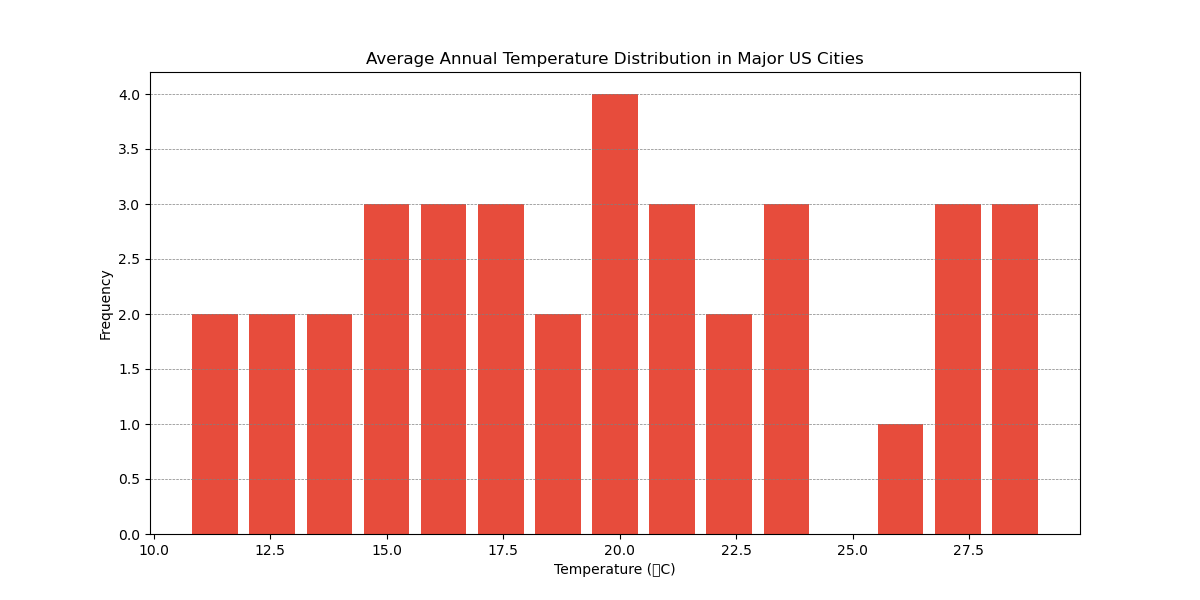

Here is the Python script that generated this plot:

import matplotlib.pyplot as plt

# Data Points
temperatures = [
    15.2, 18.3, 20.1, 16.4, 14.6, 12.1, 25.7, 22.9, 11.9, 27.3, 28.4, 21.6,
    19.8, 24.1, 17.2, 22.3, 14.8, 10.7, 19.3, 16.1, 23.5, 18.7, 15.9, 26.8,
    23.9, 21.4, 18.0, 27.5, 12.4, 13.6, 14.3, 20.9, 17.4, 19.5, 27.9, 29.1
]

# Histogram Configuration
plt.figure(figsize=(12, 6))  # Width and height of the chart
plt.hist(temperatures, bins=15, orientation='vertical', color='#e74c3c', rwidth=0.8)  # Color and bar width
plt.title('Average Annual Temperature Distribution in Major US Cities')
plt.xlabel('Temperature (°C)')
plt.ylabel('Frequency')
plt.grid(axis='y', color='gray', linestyle='--', linewidth=0.5)

# Show the plot
plt.show()
